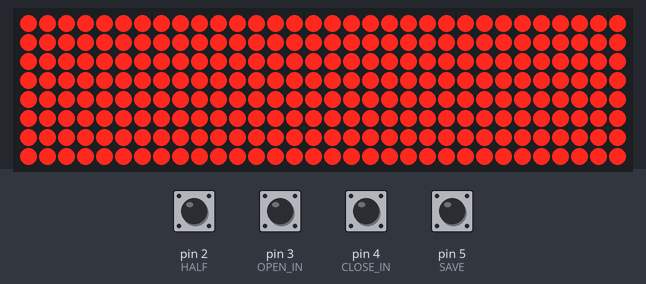
Bench run of a program on a simulated Arduino Nano, built with avr-gcc and run on an emulated ATmega328P. Parts: 32×8 LED matrix. The inputs (shaded band) are chosen by the test bench; at power-on: pin 2 (HALF), pin 3 (OPEN_IN), pin 4 (CLOSE_IN), pin 5 (SAVE) HIGH.

Above: at 1.2 s.
1.3 s: pin 4 (CLOSE_IN) pulled LOW for 0.15 s
At 1.8 s:
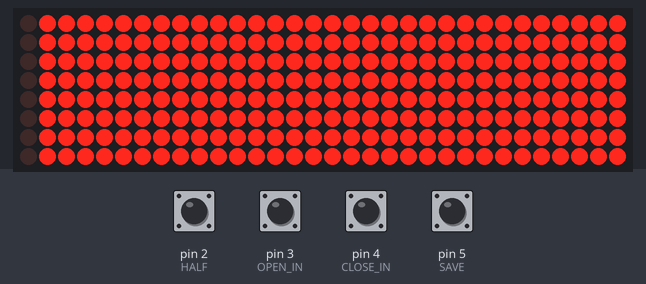
2.9 s: pin 4 (CLOSE_IN) pulled LOW for 1 s
At 4.9 s:
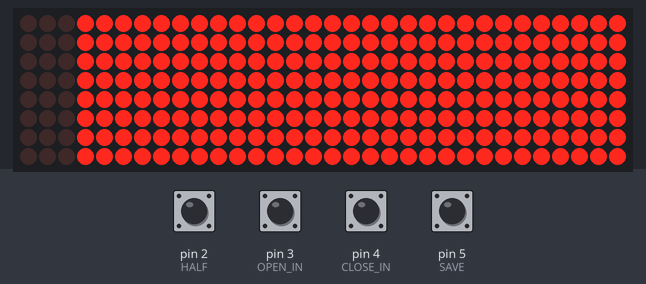
5.4 s: pin 2 (HALF) pulled LOW for 0.15 s
At 6.3 s:
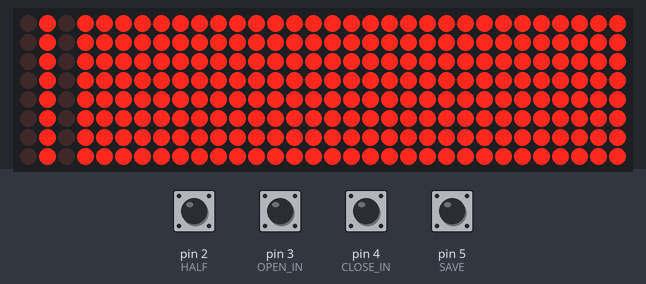
7.0 s: pin 4 (CLOSE_IN) pulled LOW for 1 s
At 9.2 s:
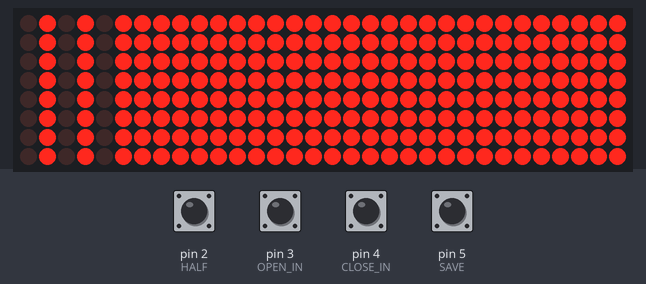
9.5 s: pin 2 (HALF) pulled LOW for 1 s
At 10.5 s:
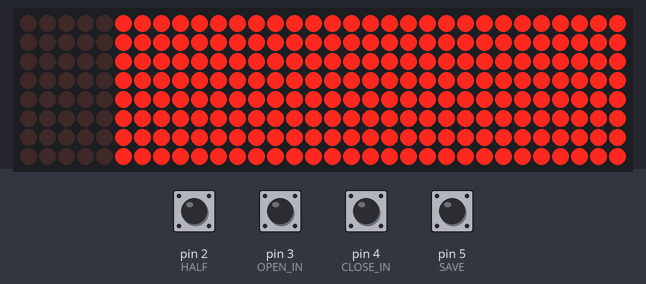
12.0 s: pin 3 (OPEN_IN) pulled LOW for 1 s
At 14.3 s:
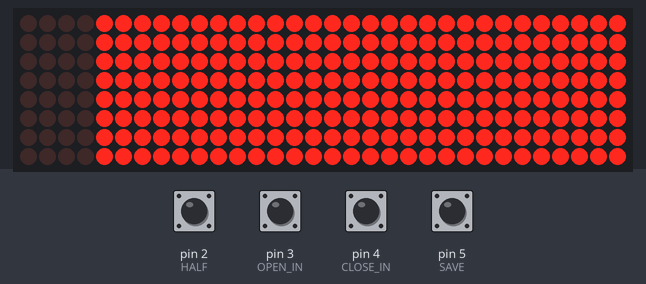
Timing chart, 0 to 15.5 s (numbered marks = the images above; inputs shaded):
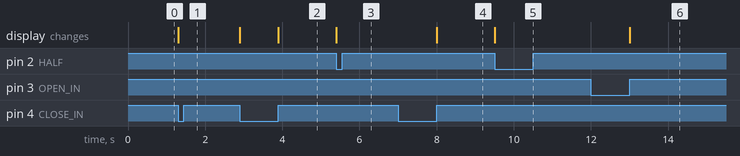

Measured:
- after the input at 1.3 s, the display: changes at once (image 1)
- after the input at 2.9 s, the display: first changes at once (image 2 shows a later state)
- after the input at 5.4 s, the display: changes at once (image 3)
- after the input at 7.0 s, the display: changes after 1.0 s (image 4)
- after the input at 9.5 s, the display: changes at once (image 5)
- after the input at 12.0 s, the display: changes after 1.0 s (image 6)

The program:

main.cpp
```cpp
#include <Arduino.h>

#include <MD_MAX72xx.h>
#include <SPI.h>
#include <EEPROM.h>
#define HARDWARE_TYPE MD_MAX72XX::FC16_HW
#define MAX_DEVICES 4
#define ROWS 8
#define DELAY 1000
#define CLK_PIN 12
#define CS_PIN 11
#define DATA_PIN 10
#define CLOSE_IN 4
#define OPEN_IN 3
#define HALF 2
#define SAVE 5

auto mx =
    MD_MAX72XX(HARDWARE_TYPE, DATA_PIN, CLK_PIN, CS_PIN, MAX_DEVICES);
int currentDevice = 3;
int currentRow = 7;
unsigned long lastMillis = 0;
unsigned long lastPress = 0;
unsigned long lastSave = 0;
bool isClosing = false;
bool isOpening = false;
bool isHalf = false;

void setRowFull(const int device, const int row) {
  mx.control(MD_MAX72XX::UPDATE, MD_MAX72XX::OFF);
  mx.setColumn(device, row, 0b11111111);
  mx.control(MD_MAX72XX::UPDATE, MD_MAX72XX::ON);
}
void setRowEmpty(const int device, const int row) {
  mx.control(MD_MAX72XX::UPDATE, MD_MAX72XX::OFF);
  mx.setColumn(device, row, 0b00000000);
  mx.control(MD_MAX72XX::UPDATE, MD_MAX72XX::ON);
}
bool isFirstRow() { return currentRow == 0 && currentDevice == 0; }
bool isLastRow() {
  return currentRow == ROWS - 1 && currentDevice == MAX_DEVICES - 1;
}
void opening() {
  if (millis() < DELAY + lastMillis) {
    return;
  }
  setRowFull(currentDevice, currentRow);

  if (isLastRow()) {
    isOpening = false;
    return;
  }
  if (currentRow <= ROWS - 1) {
    currentRow++;
  }

  lastMillis = millis();

  if (currentRow == ROWS) {
    currentRow = 0;
    currentDevice++;
  }
}
void closing() {
  if (millis() < DELAY + lastMillis) {
    return;
  }
  if (currentRow % 2 == 1 || !isHalf) {
    setRowEmpty(currentDevice, currentRow);
  }
  if (isFirstRow()) {
    isClosing = false;
    return;
  }
  if (currentRow >= 0) {
    currentRow--;
  }
  lastMillis = millis();
  if (currentRow == -1) {
    currentRow = ROWS - 1;
    currentDevice--;
  }
}
void half() {
  if (!isHalf) {
    for (int i = currentRow + 1; i < ROWS; i++) {
      setRowEmpty(currentDevice, i);
    }
    for (int i = currentDevice + 1; i < MAX_DEVICES; i++) {
      for (int j = 0; j < ROWS; j++) {
        setRowEmpty(i, j);
      }
    }
    return;
  }
  for (int i = 0; i < MAX_DEVICES; i++) {
    for (int j = 0; j < ROWS; j++) {
      if (j % 2 == 0) {
        setRowFull(i, j);
      }
    }
  }
}
void save() {
  if (millis() < DELAY + lastSave) {
    return;
  }
  int valueToSave = currentDevice * ROWS + currentRow;
  EEPROM.write(0, valueToSave);
  int isHalfOpen = 0;
  if(isHalf) {
    isHalfOpen = 1;
  }
  EEPROM.write(1, isHalfOpen);
}
void setup() {
  Serial.begin(57600);
  pinMode(CLOSE_IN, INPUT_PULLUP);
  pinMode(OPEN_IN, INPUT_PULLUP);
  pinMode(HALF, INPUT_PULLUP);
  pinMode(SAVE, INPUT_PULLUP);
  mx.begin();
  mx.control(MD_MAX72XX::INTENSITY, 0);
  int saveFull = EEPROM.read(0);
  int saveHalf = EEPROM.read(1);
  isHalf = (saveHalf == 1);
  int rowsToLight = saveFull % ROWS;
  int devicesToLight = saveFull / ROWS;
  for (int i = 0; i < devicesToLight; i++) {
    for (int j = 0; j < ROWS; j++) {
      setRowFull(i, j);
    }
  }
  for(int i = 0; i < rowsToLight; i++) {
    setRowFull(devicesToLight, i);
  }
}

void loop() {
  if(digitalRead(SAVE) == LOW) {
    save();
  }
  if (digitalRead(CLOSE_IN) == HIGH) {
    isClosing = false;
  }
  if (digitalRead(OPEN_IN) == HIGH) {
    isOpening = false;
  }

  if (digitalRead(CLOSE_IN) == LOW && !isFirstRow()) {
    isOpening = false;
    isClosing = true;
  }

  if (digitalRead(OPEN_IN) == LOW && !isLastRow()) {
    isOpening = true;
    isClosing = false;
  }
  if (digitalRead(HALF) == LOW && millis() > 1000 + lastPress) {
    isHalf = !isHalf;
    half();
    lastPress = millis();
  }

  if (isClosing) {
    closing();
  }
  if (isOpening) {
    opening();
  }
}
```
